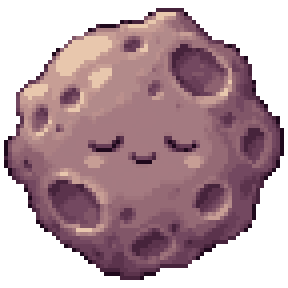
#> input picture art-src/_probe/asteroid-72.png, 72 x 72 px, given in place of thrust.png, which was not available (shown 4 times larger)
$ python preview.py ../../_probe ../../_probe/asteroid-probe.png 5
#> lines starting #> are read from the running program, lines starting #| are printed output that depends on the picture; pictures that were not available may be replaced by others from this repository, and a replacement may not be noted
"""Stack all particle strips at 8x over dark space + pale ground backgrounds, with cell gridlines."""
import sys
from pathlib import Path
from PIL import Image, ImageDraw
src = Path(sys.argv[1]); out = Path(sys.argv[2]); S = int(sys.argv[3]) if len(sys.argv) > 3 else 8
specs = [("thrust", 16), ("dust", 16), ("sparkle", 8), ("steam", 12), ("star", 5)]
rows = []
for name, fw in specs:
    im = Image.open(src / f"{name}.png").convert("RGBA")
#> im is the input picture: PIL image 72x72 RGBA; mean R, G, B, A 93.6, 66.5, 73.9, 165.8
    big = im.resize((im.width * S, im.height * S), Image.NEAREST)
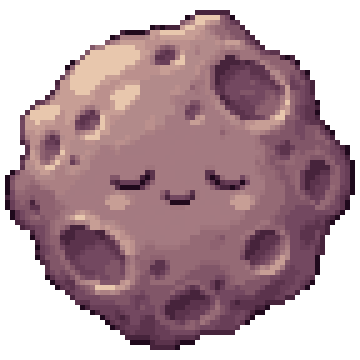
#> big: PIL image 360x360 RGBA; mean R, G, B, A 93.6, 66.5, 73.9, 165.8; transparent parts drawn white
    row = Image.new("RGBA", (big.width * 2 + 16, big.height), (0, 0, 0, 0))
#> row: PIL image 736x360 RGBA; every value is 0
    for i, bg in enumerate([(26, 27, 46, 255), (236, 223, 197, 255)]):
        b = Image.new("RGBA", big.size, bg)
        d = ImageDraw.Draw(b)
        for f in range(1, im.width // fw):
            d.line([(f * fw * S, 0), (f * fw * S, big.height)], fill=(90, 90, 110, 255))
        b.alpha_composite(big)
        row.paste(b, (i * (big.width + 16), 0))
#> this loop made 2 passes
#> pass 1, `b = Image.new("RGBA", big.size, bg)`:
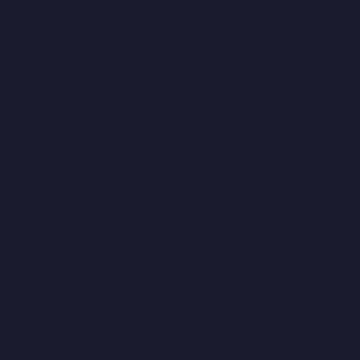
#> b: PIL image 360x360 RGBA; mean R, G, B, A 26, 27, 46, 255
#> pass 2, `b = Image.new("RGBA", big.size, bg)`:
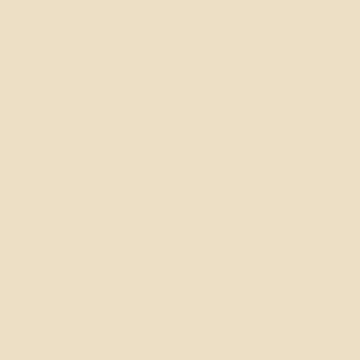
#> b: PIL image 360x360 RGBA; mean R, G, B, A 236, 223, 197, 255
#> after the loop:
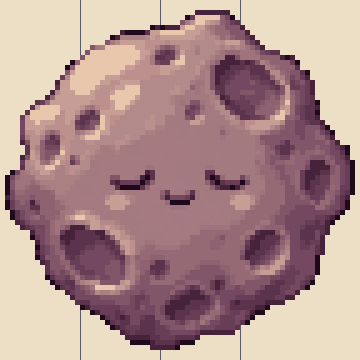
#> b: PIL image 360x360 RGBA; mean R, G, B, A 175.3, 144.2, 142.1, 255
#> after the loop:
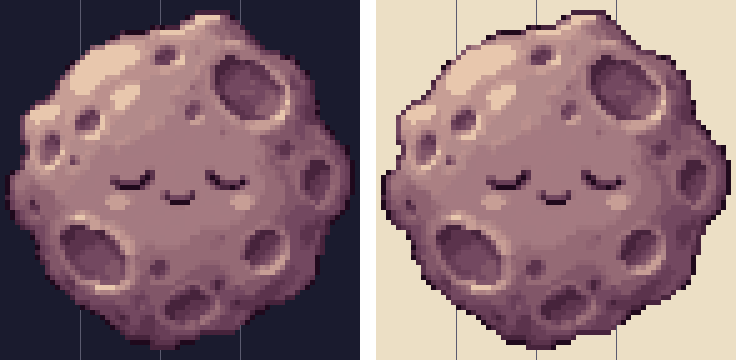
#> row: PIL image 736x360 RGBA; mean R, G, B, A 135.7, 107.6, 113.3, 249.5; transparent parts drawn white
    rows.append(row)
#> pass 2 of the loop `for name, fw in specs:`:
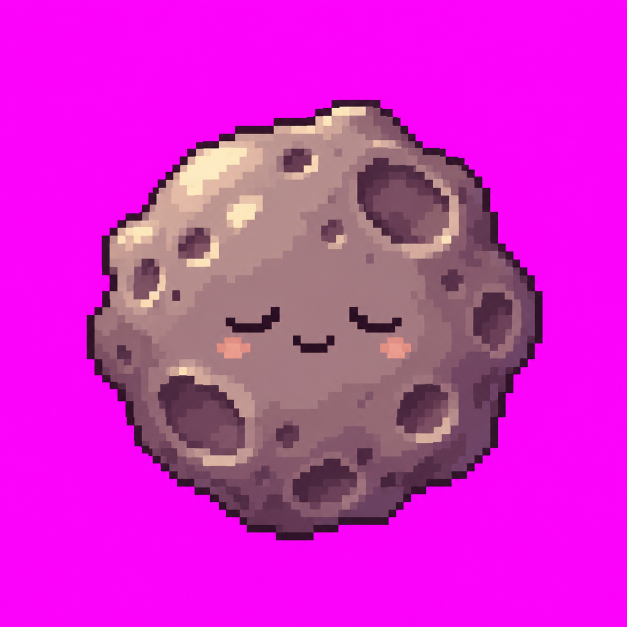
#> input picture art-src/_probe/asteroid-probe.png, 1254 x 1254 px, given in place of dust.png, which was not available (shown at 1/2 size)
#> im: PIL image 1254x1254 RGBA
#> big: PIL image 6270x6270 RGBA
#> the loop `for i, bg in enumerate([(26, 27, 46, 255), (236, 223, 197, 255)]):` made 2 passes
#> pass 1, `b = Image.new("RGBA", big.size, bg)`:
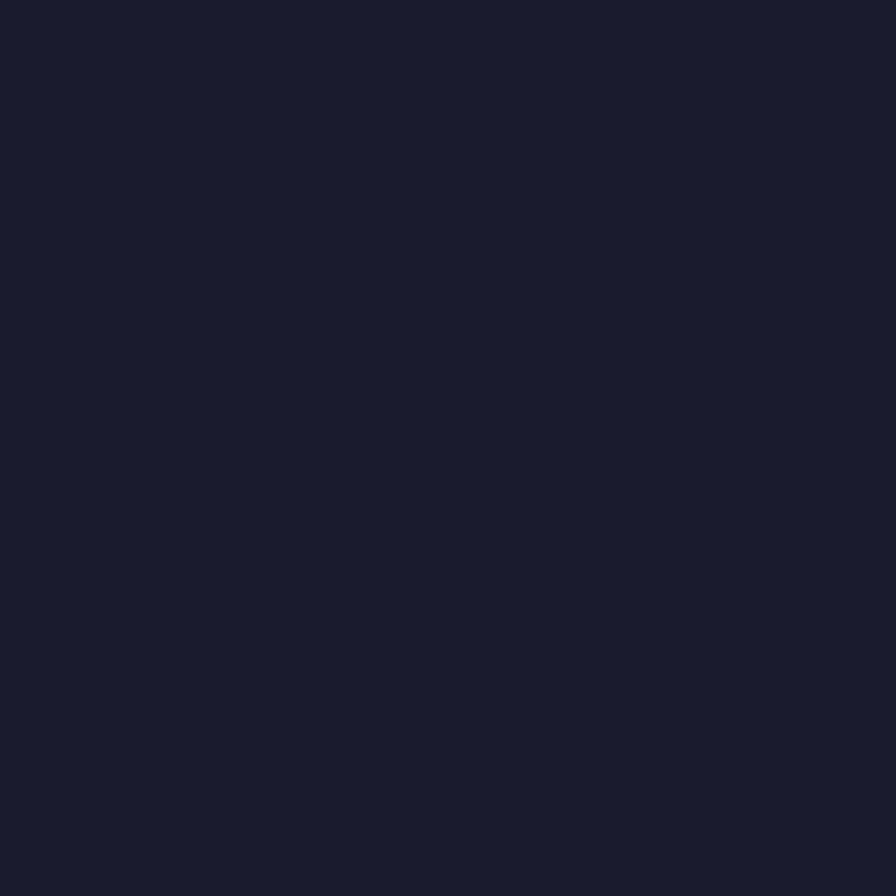
#> b: PIL image 6270x6270 RGBA (shown at 1/7 size); mean R, G, B, A 26, 27, 46, 255
#> pass 2, `b = Image.new("RGBA", big.size, bg)`:
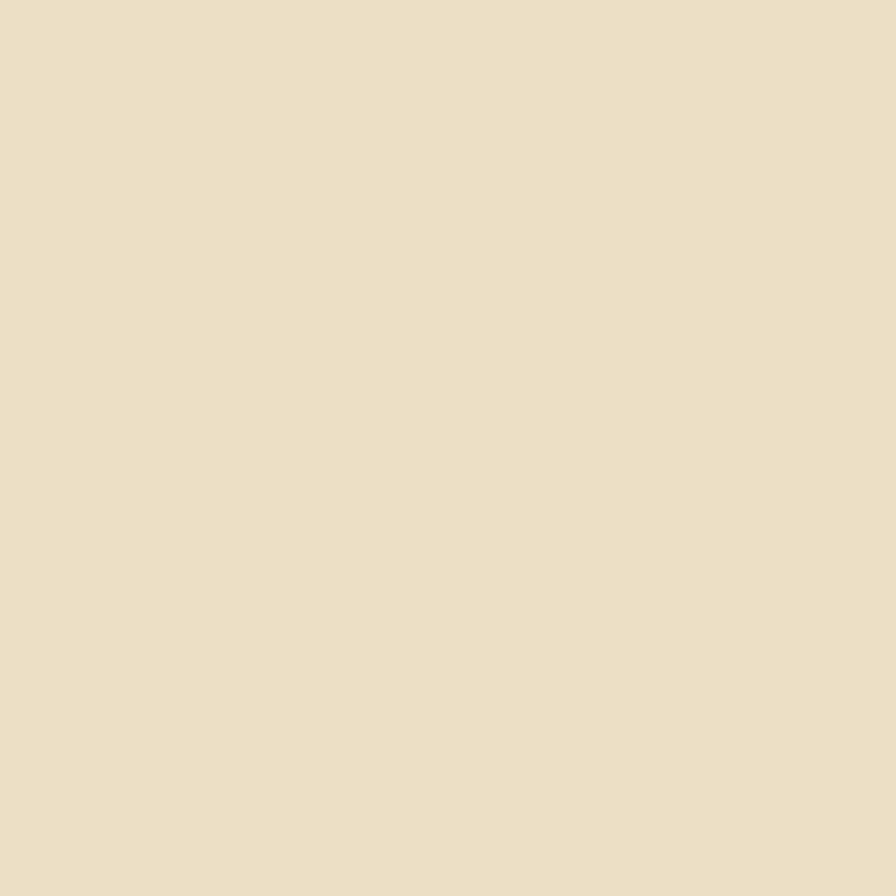
#> b: PIL image 6270x6270 RGBA (shown at 1/7 size); mean R, G, B, A 236, 223, 197, 255
#> (the run stopped early here; a loop or call above may not have finished)
